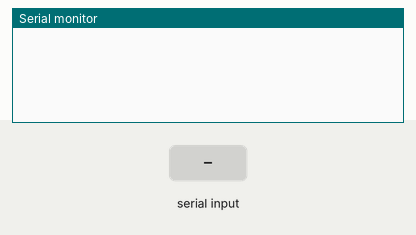
Recording of a sketch running on a simulated Arduino Uno, built with avr-gcc and run on an emulated ATmega328P. Shown: the last lines printed to the serial monitor. Inputs (shaded band) come from the test bench.

Above: at 1.2 s.
1.3 s: "90,45,200\n" received over Serial
At 2.6 s:
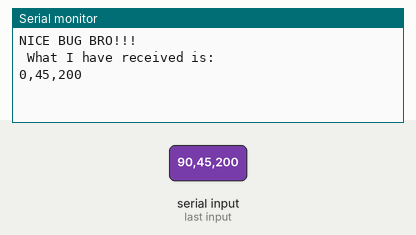
2.9 s: byte 77 ('M') received over Serial
At 3.8 s:
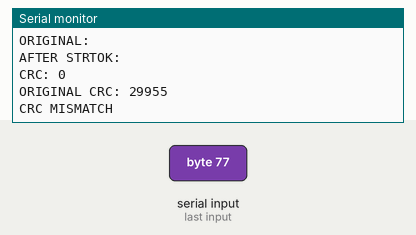
4.6 s: byte 65 ('A') received over Serial
At 5.9 s:
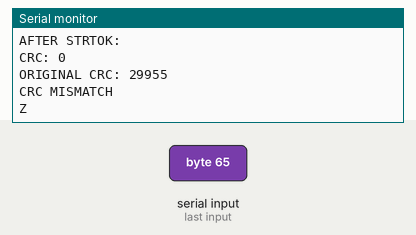
6.2 s: "90,45\n" received over Serial
At 7.5 s:
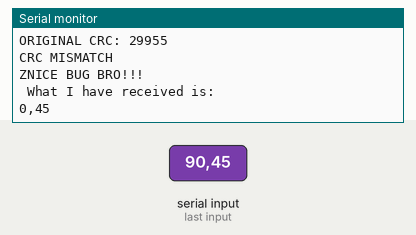
7.8 s: "90\n" received over Serial
At 8.9 s:
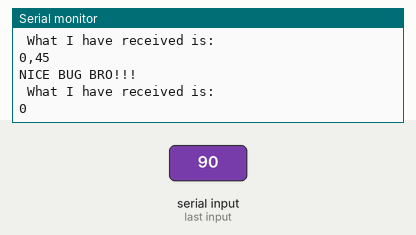
9.4 s: "M,45\n" received over Serial
At 9.61 s:
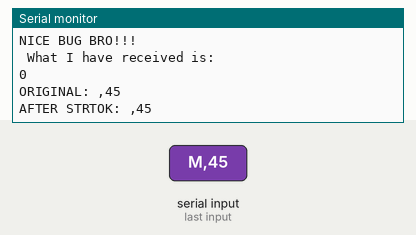

Measured:
- after the input at 1.3 s, the serial monitor: prints a new line after 0.10 s (image 1)
- after the input at 2.9 s, the serial monitor: prints a new line after 0.10 s (image 2)
- after the input at 4.6 s, the serial monitor: prints a new line after 0.10 s (image 3)
- after the input at 6.2 s, the serial monitor: prints a new line after 0.10 s (image 4)
- after the input at 7.8 s, the serial monitor: prints a new line after 0.10 s (image 5)
- after the input at 9.4 s, the serial monitor: prints a new line after 0.10 s (image 6)

The sketch:

UNO.ino
```cpp
/*  This test checks the ability to receive data from other arduino (from now MEGA) and verify the integrity of it using a CRC8 algorythm
 *  This code is for the Slave arduino (from now UNO)
 */
void setup()
{
  Serial.begin(9600); // connect to MEGA
}

void loop() {} // not used in this example

void serialEvent() // this special function runs when Serial.available() returns True (so, when serial data is received)
{
  delay(100); // wait a little to receive all the data (this value can be reduced to optimize the function)
  char input = Serial.read(); // get the message header
  if (input == 'M') // if it is a normal message
  {
    char message[32]; // create a string to store it
    byte i = 0;
    while (Serial.available())
    {
      message[i] = Serial.read(); // and store it
      i++;
    }
    message[i] = '\0'; // don't forget the c string null terminator in the last used position
    if (verify(message)) // verify the message and remove crc from it
    {
      Serial.println(F("CRC MATCHED"));
    }
    else
    {
      Serial.println(F("CRC MISMATCH"));
    }
  }
  else if (input == 'A') // send pong if ping is received
  {
    Serial.print('Z');
  }
  else // yep, it that happens it means that the data sent is not recognizable
  {
    Serial.println(F("NICE BUG BRO!!!\n What I have received is: "));
    while(Serial.available())
    {
      Serial.write(Serial.read()); // send the received data for you to check what the message received contains
    }
    Serial.println();
  }
}

// This function checks the message and delete the crc from it
bool verify(char* message)
{
  Serial.print(F("ORIGINAL: "));
  Serial.println(message);
  delay(100);
  size_t tam = strlen(message); // get the size of the message
  message = strtok(message, "C"); // split the message into message and crc and update message string with only the message
  int crc = (int)CRC8(message,strlen(message)); // compute crc of the message w/out crc
  int prevcrc;
  sscanf(strtok(NULL,'\n'), "%i", &prevcrc); // get crc from message and store it as an integer
  Serial.print(F("AFTER STRTOK: "));
  Serial.println(message);
  delay(100);
  Serial.print(F("CRC: "));
  Serial.println(crc);
  delay(100);
  Serial.print(F("ORIGINAL CRC: "));
  Serial.println(prevcrc);
  delay(100);
  return (crc == prevcrc); // compare the calculated crc with the original one and return the resoult
}

byte CRC8(const byte *data, size_t dataLength)
{
  byte crc = 0x00;
  while (dataLength--)
  {
    byte extract = *data++;
    for (byte tempI = 8; tempI; tempI--)
   {
      byte sum = (crc ^ extract) & 0x01;
      crc >>= 1;
      if (sum)
     {
        crc ^= 0x8C;
      }
      extract >>= 1;
    }
  }
  return crc;
}
```
